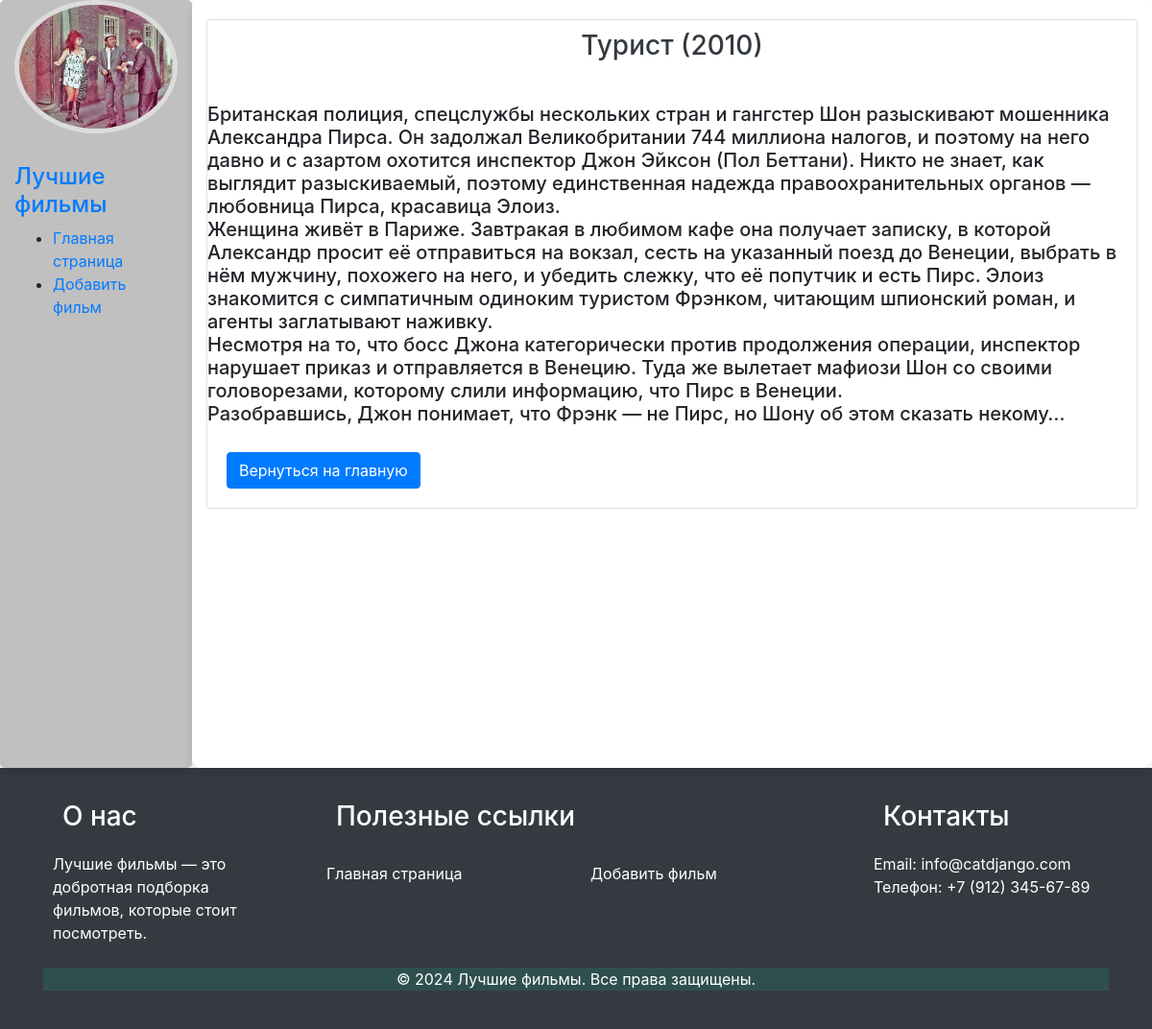
/film/4/, run on the app's committed database.
### films/models.py (models this page shows)
class Film(models.Model):
    title = models.CharField('Название фильма', max_length=60)
    description = models.CharField('Описание фильма', max_length=240)
    content = models.TextField('Содержание фильма')
    review = models.CharField('Отзыв', max_length=240)
    date = models.DateField('Дата')
    class Meta:
        verbose_name = 'Фильм'
        verbose_name_plural = 'Фильмы'

### films/views.py (the view)
# urls.py: path('film/<int:film_id>/', views.film_detail, name='film_detail'),
def film_detail(request, film_id):
    film = get_object_or_404(Film, id=film_id)
    context = {
        'caption': 'Лучшие фильмы',
        'page': 'Подробнее',
        'layout_data': {
            'home': 'Главная страница',
            'add': 'Добавить фильм'
        },
        'film': film
    }
    return render(request, 'films/details.html', context)

### films/templates/films/details.html (shortened to what this page needs)
{% extends 'films/layout.html' %}
{% block content %}
    <div class="card">
        <h3 class="text-center">{{ film.title }}</h3>
        <br>
        <h5>{{ film.content|linebreaksbr }}</h5>
        <div class="card-body">
        <a href="{% url 'home' %}" class="btn btn-primary">Вернуться на главную</a>
        </div>
    </div>
{% endblock %}

### films/static/films/css/films.css (style rules this page uses)
body { font-family: 'Arial', sans-serif; background-color: #DCDCDC; }
h3 { color: #343a40; padding: 10px; }

### data on the page
Film: title "Турист (2010)", content "Британская полиция, спецслужбы нескольких стран и гангстер Шон разыскивают мошенника Александра Пирса. Он задолжал Великобритании 744 миллиона налогов, и поэтому на него давно и с азартом охотится инспектор Джон Эйксон (Пол Беттани). Никто не знает, как выглядит разыскиваемый, поэтому единственная надежда правоохранительных органов — любовница Пирса, красавица Элоиз. Женщина живёт в Париже. Завтракая в любимом кафе она получает записку, в которой Александр просит её отправиться на вокзал, сесть на указанный поезд до Венеции, выбрать в нём мужчину, похожего на него, и убедить слежку, что её попутчик и есть Пирс. Элоиз знакомится с симпатичным одиноким туристом Фрэнком, читающим шпионский…"

### other printed values
{{ caption }} "Лучшие фильмы"
{{ layout_data.home }} "Главная страница"
{{ layout_data.add }} "Добавить фильм"
